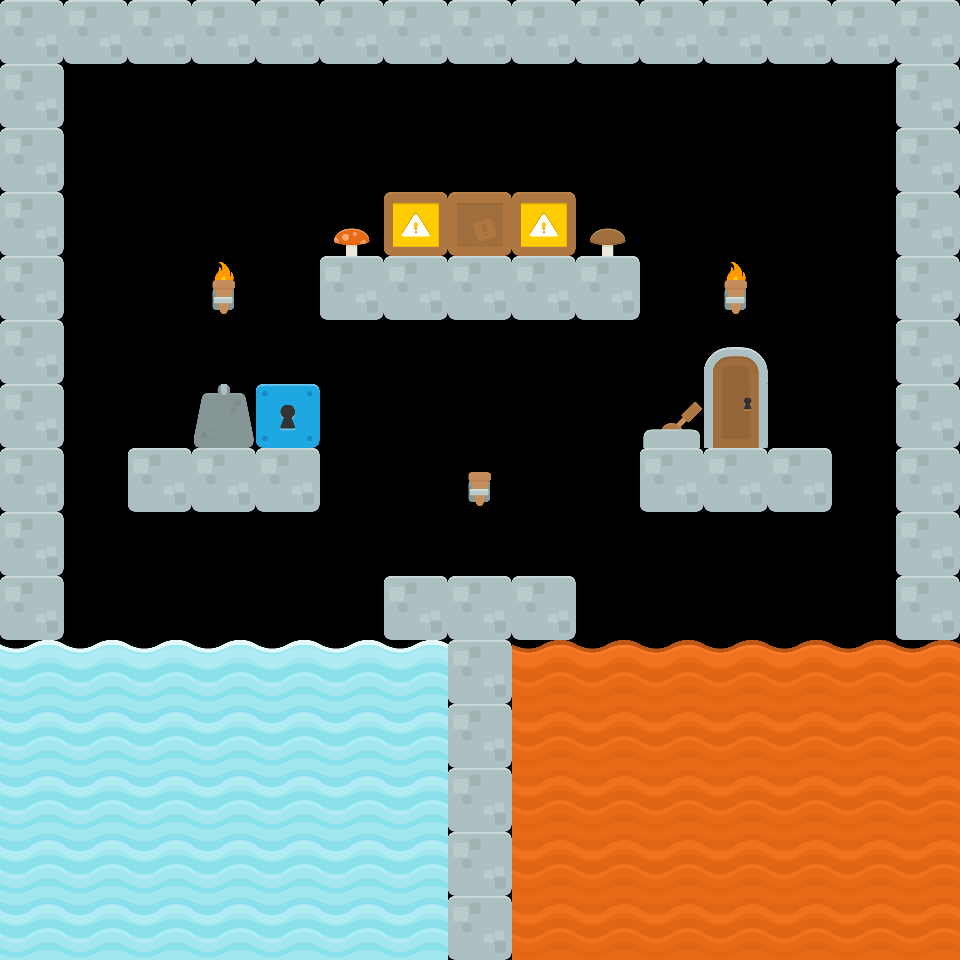

This game map was drawn from its Tiled (.tmx) file and the tilesets committed beside it. A one-line description and the full map source follow:
An orthogonal 15x15 tile map with 64x64 px tiles, 1 tile layer (Tile Layer 1) and 21 objects.

<map version="1.0" tiledversion="1.0.3" orientation="orthogonal" renderorder="right-down" width="15" height="15" tilewidth="64" tileheight="64" nextobjectid="1">
 <tileset firstgid="1" name="kenny_platformer_64x64" tilewidth="64" tileheight="64" tilecount="80" columns="5">
  <image source="../tiles/kenny_platformer_64x64.png" width="320" height="1024" />
  <terraintypes>
   <terrain name="New Terrain" tile="67" />
  </terraintypes>
  <tile id="0">
   <properties>
    <property name="collides" type="bool" value="true" />
   </properties>
  </tile>
  <tile id="1">
   <properties>
    <property name="type" value="water" />
   </properties>
  </tile>
  <tile id="3">
   <properties>
    <property name="type" value="lava" />
   </properties>
   <objectgroup draworder="index" />
  </tile>
  <tile id="4">
   <objectgroup draworder="index">
    <object id="3" x="0" y="0" width="63" height="23" />
   </objectgroup>
  </tile>
  <tile id="5">
   <properties>
    <property name="collides" type="bool" value="true" />
   </properties>
  </tile>
  <tile id="6">
   <properties>
    <property name="type" value="water" />
   </properties>
  </tile>
  <tile id="7">
   <objectgroup draworder="index">
    <object id="11" x="5" y="8" width="33" height="29" />
    <object id="12" x="18" y="0" width="11" height="64" />
    <object id="14" x="38" y="0">
     <polygon points="0,0 4,0 20,19 20,27 4,45 0,46" />
    </object>
   </objectgroup>
  </tile>
  <tile id="8">
   <properties>
    <property name="type" value="lava" />
   </properties>
   <objectgroup draworder="index">
    <object id="2" x="0" y="19" width="64" height="45" />
    <object id="3" x="0" y="19">
     <polygon points="0,0 0,-15 35,0" />
    </object>
    <object id="4" x="12" y="8">
     <polygon points="0,0 36,-8 52,-4 52,11 22,11" />
    </object>
   </objectgroup>
  </tile>
  <tile id="9">
   <properties>
    <property name="collides" type="bool" value="true" />
    <property name="color" type="color" value="#ff000000" />
   </properties>
   <objectgroup draworder="index">
    <object id="1" x="1" y="1" width="62" height="62" />
   </objectgroup>
  </tile>
  <tile id="10">
   <properties>
    <property name="collides" type="bool" value="true" />
   </properties>
  </tile>
  <tile id="11">
   <properties>
    <property name="collides" type="bool" value="false" />
   </properties>
   <objectgroup draworder="index">
    <properties>
     <property name="collides" type="bool" value="true" />
    </properties>
   </objectgroup>
  </tile>
  <tile id="13">
   <properties>
    <property name="type" value="lava" />
   </properties>
  </tile>
  <tile id="16">
   <properties>
    <property name="collides" type="bool" value="false" />
   </properties>
   <objectgroup draworder="index">
    <object id="3" x="21" y="24" width="21" height="34" />
   </objectgroup>
  </tile>
  <tile id="21">
   <properties>
    <property name="collides" type="bool" value="false" />
   </properties>
   <objectgroup draworder="index">
    <object id="1" x="20" y="53">
     <polygon points="0,0 0,-29 9,-47 22,-28 22,0 12,5" />
    </object>
   </objectgroup>
  </tile>
  <tile id="33">
   <objectgroup draworder="index">
    <object id="1" x="0" y="16" width="64" height="48" />
   </objectgroup>
  </tile>
  <tile id="37">
   <properties>
    <property name="type" value="mushroom" />
   </properties>
  </tile>
  <tile id="42">
   <properties>
    <property name="type" value="mushroom" />
   </properties>
  </tile>
  <tile id="47">
   <objectgroup draworder="index" />
  </tile>
  <tile id="50">
   <objectgroup draworder="index">
    <object id="1" x="6" y="13" width="52" height="50">
     <ellipse />
    </object>
   </objectgroup>
  </tile>
  <tile id="53">
   <objectgroup draworder="index">
    <object id="2" x="0" y="64">
     <polygon points="0,0 3,-23 14,-35 30,-37 48,-35 59,-25 64,0" />
    </object>
   </objectgroup>
  </tile>
  <tile id="58">
   <objectgroup draworder="index">
    <object id="1" x="0" y="0" width="64" height="64" />
   </objectgroup>
  </tile>
  <tile id="62">
   <objectgroup draworder="index">
    <properties>
     <property name="collideIndex" type="int" value="2" />
    </properties>
   </objectgroup>
  </tile>
  <tile id="63">
   <objectgroup draworder="index">
    <object id="3" x="22" y="44" width="20" height="20">
     <ellipse />
    </object>
    <object id="4" x="22" y="0" width="20" height="20">
     <ellipse />
    </object>
    <object id="5" x="22" y="33" width="20" height="20">
     <ellipse />
    </object>
    <object id="6" x="22" y="11" width="20" height="20">
     <ellipse />
    </object>
   </objectgroup>
  </tile>
  <tile id="65">
   <objectgroup draworder="index">
    <properties>
     <property name="collisionType" value="solid" />
    </properties>
   </objectgroup>
  </tile>
  <tile id="66">
   <objectgroup draworder="index">
    <object id="1" x="14" y="64">
     <polygon points="0,0 0,-27 -14,-27 -14,-46 50,-46 50,-27 38,-27 38,0" />
    </object>
   </objectgroup>
  </tile>
  <tile id="67" terrain="0,0,0,">
   <properties>
    <property name="collides" type="bool" value="true" />
    <property name="switchType" value="lever" />
   </properties>
   <objectgroup draworder="index">
    <properties>
     <property name="isInteractive" type="bool" value="true" />
    </properties>
    <object id="1" x="4" y="46" width="56" height="18" />
    <object id="2" x="22" y="45">
     <polygon points="0,1 33,-28 41,-19 20,1" />
    </object>
   </objectgroup>
  </tile>
 </tileset>
 <layer name="Tile Layer 1" width="15" height="15">
  <data encoding="csv">
10,10,10,10,10,10,10,10,10,10,10,10,10,10,10,
10,0,0,0,0,0,0,0,0,0,0,0,0,0,10,
10,0,0,0,0,0,0,0,0,0,0,0,0,0,10,
10,0,0,0,0,38,6,11,6,43,0,0,0,0,10,
10,0,0,22,0,10,10,10,10,10,0,22,0,0,10,
10,0,0,0,0,0,0,0,0,0,0,54,0,0,10,
10,0,0,66,63,0,0,0,0,0,68,59,0,0,10,
10,0,10,10,10,0,0,12,0,0,10,10,10,0,10,
10,0,0,0,0,0,0,0,0,0,0,0,0,0,10,
10,0,0,0,0,0,10,10,10,0,0,0,0,0,10,
2,2,2,2,2,2,2,10,9,9,9,9,9,9,9,
7,7,7,7,7,7,7,10,14,14,14,14,14,14,14,
7,7,7,7,7,7,7,10,14,14,14,14,14,14,14,
7,7,7,7,7,7,7,10,14,14,14,14,14,14,14,
7,7,7,7,7,7,7,10,14,14,14,14,14,14,14
</data>
 </layer>
</map>